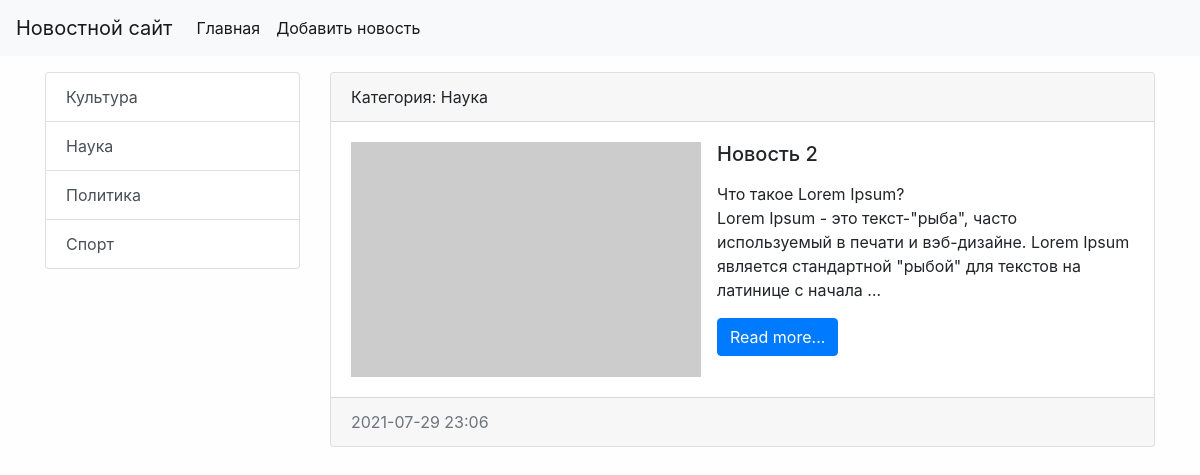
/category/4/, run on an earlier commit of the app's database.
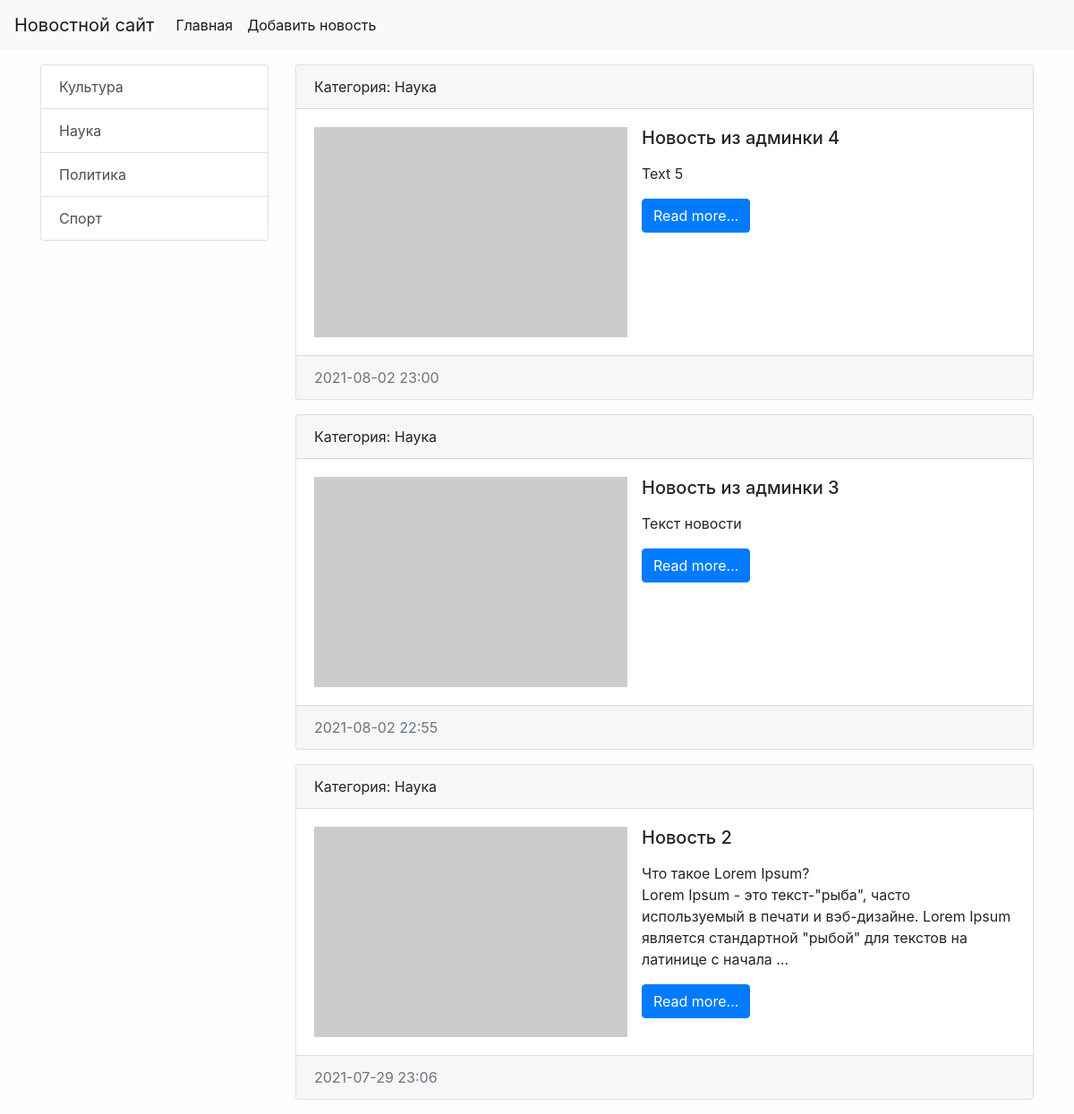
And on a later commit of the database.
### news/models.py (models this page shows, shortened)
class Category(models.Model):
    title = models.CharField(max_length=150, db_index=True, verbose_name='Наименование категории')
    class Meta:
        verbose_name = 'Категория'
        verbose_name_plural = 'Категории'
        ordering = ['title']
    def __str__(self):
        return self.title
    def get_absolute_url(self):
        return reverse('category', kwargs={'create_id': self.pk})

class News(models.Model):
    title = models.CharField(max_length=200, verbose_name='Наименование')
    content = models.TextField(verbose_name='Контент')
    created_at = models.DateTimeField(auto_now_add=True, verbose_name='Дата публикации')
    updated_at = models.DateTimeField(auto_now=True, verbose_name='Обновлено')
    photo = models.ImageField(upload_to='photos/%Y/%m/%d', verbose_name='Фото', blank=True)
    is_published = models.BooleanField(default=True, verbose_name='Опубликовано')
    create = models.ForeignKey('Category', on_delete=models.PROTECT, verbose_name='Категория')  # защищена от удалени, если удалена категория
    class Meta:
        verbose_name = 'Новость'
        verbose_name_plural = 'Новости'
        ordering = ['-created_at']
    def get_absolute_url(self):
        return reverse('view_news', kwargs={'news_id': self.pk})

### news/views.py (the view)
# urls.py: path('category/<int:create_id>/', get_category, name='category'),
def get_category(request, create_id):
    news = News.objects.filter(create_id=create_id)
    category = Category.objects.get(pk=create_id)
    return render(request, 'news/category.html', {'news': news, 'category': category})

### news/templatetags/news_tags.py (called while the page is built)
@register.simple_tag(name='get_list_categories')
def get_categories():
    return Category.objects.all()

@register.inclusion_tag('news/list_categories.html')
def show_categories(arg1='Hello', arg2='world'):
    categories = Category.objects.all()
    return {"categories": categories, 'arg1':arg1, 'arg2':arg2}

### news/templates/news/category.html (shortened to what this page needs)
{% extends 'base.html' %}
{% block sidebar %}
    {% include 'inc/_sidebar.html'%}
{% endblock %}
{% block content %}
        {% for i in news %}
            <div class="card mb-3">
              <div class="card-header">
                Категория: {{ i.create }}
              </div>
              <div class="card-body">
                <div class="media">
                    {% if i.photo %}
                        <img src="{{ i.photo.url }}" alt="" width="350" class="mr-3">
                    {% else %}
                        <img src="https://picsum.photos/350/235/" alt="" class="mr-3">
                    {% endif %}
                    <div class="media-body">
                      <h5 class="card-title">{{ i.title }}</h5>
                      <p class="card-text">{{ i.content|linebreaks|truncatewords:25 }}</p>
                      <a href="{{ i.get_absolute_url }}" class="btn btn-primary">Read more...</a>
                    </div>
                </div>
              </div>
              <div class="card-footer text-muted">
                {{ i.created_at|date:"Y-m-d H:i"}}
            </div>
        </div>
        {% endfor %}
{% endblock %}

### news/templates/news/list_categories.html
<div class="list-group">
   {% for i in categories %}
       <a href="{{ i.get_absolute_url }}" class="list-group-item list-group-item-action">{{ i.title }}</a>
   {% endfor %}
</div>

What changed in the data, as far as the page shows it:
added News: create "Наука", title "Новость из админки 4", content "Text 5", created_at "2021-08-02 23:00"
added News: create "Наука", title "Новость из админки 3", content "Текст новости", created_at "2021-08-02 22:55"
